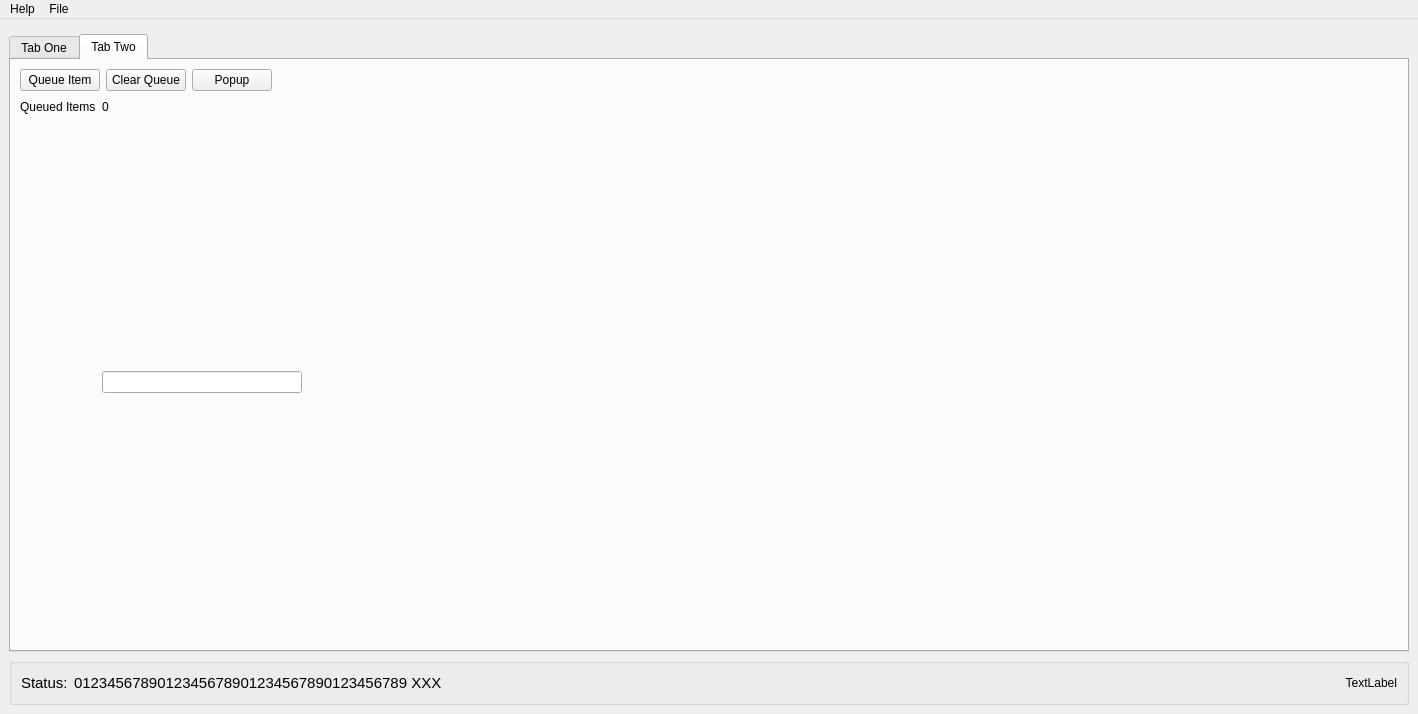
<?xml version="1.0" encoding="UTF-8"?>
<ui version="4.0">
 <class>MainWindow</class>
 <widget class="QMainWindow" name="MainWindow">
  <property name="geometry">
   <rect>
    <x>0</x>
    <y>0</y>
    <width>1418</width>
    <height>714</height>
   </rect>
  </property>
  <property name="windowTitle">
   <string>MainWindow</string>
  </property>
  <widget class="QWidget" name="centralwidget">
   <layout class="QVBoxLayout" name="verticalLayout_2">
    <item>
     <layout class="QVBoxLayout" name="verticalLayout_base">
      <property name="spacing">
       <number>0</number>
      </property>
      <property name="sizeConstraint">
       <enum>QLayout::SetDefaultConstraint</enum>
      </property>
      <item>
       <layout class="QHBoxLayout" name="horizontalLayout_bottom">
        <property name="spacing">
         <number>6</number>
        </property>
        <property name="topMargin">
         <number>6</number>
        </property>
        <item>
         <widget class="QTabWidget" name="tabWidget">
          <property name="currentIndex">
           <number>1</number>
          </property>
          <widget class="QWidget" name="tab_1">
           <attribute name="title">
            <string>Tab One</string>
           </attribute>
           <layout class="QVBoxLayout" name="verticalLayout_3">
            <item>
             <layout class="QVBoxLayout" name="verticalLayout">
              <item>
               <widget class="QGraphicsView" name="graphicsView"/>
              </item>
              <item>
               <widget class="QGroupBox" name="groupBox_example">
                <property name="title">
                 <string>GroupBox</string>
                </property>
                <layout class="QGridLayout" name="gridLayout_3">
                 <item row="0" column="0">
                  <layout class="QGridLayout" name="gridLayout_2">
                   <item row="0" column="0">
                    <widget class="QLabel" name="label_1">
                     <property name="text">
                      <string>X Pixel:</string>
                     </property>
                    </widget>
                   </item>
                   <item row="0" column="3">
                    <widget class="QLabel" name="label_pixel_y">
                     <property name="minimumSize">
                      <size>
                       <width>100</width>
                       <height>20</height>
                      </size>
                     </property>
                     <property name="text">
                      <string/>
                     </property>
                    </widget>
                   </item>
                   <item row="0" column="2">
                    <widget class="QLabel" name="label_2">
                     <property name="text">
                      <string>Y Pixel:</string>
                     </property>
                    </widget>
                   </item>
                   <item row="0" column="1">
                    <widget class="QLabel" name="label_pixel_x">
                     <property name="minimumSize">
                      <size>
                       <width>100</width>
                       <height>20</height>
                      </size>
                     </property>
                     <property name="text">
                      <string/>
                     </property>
                    </widget>
                   </item>
                   <item row="0" column="4">
                    <spacer name="horizontalSpacer">
                     <property name="orientation">
                      <enum>Qt::Horizontal</enum>
                     </property>
                     <property name="sizeHint" stdset="0">
                      <size>
                       <width>40</width>
                       <height>20</height>
                      </size>
                     </property>
                    </spacer>
                   </item>
                  </layout>
                 </item>
                </layout>
               </widget>
              </item>
             </layout>
            </item>
           </layout>
          </widget>
          <widget class="QWidget" name="tab_2">
           <attribute name="title">
            <string>Tab Two</string>
           </attribute>
           <layout class="QVBoxLayout" name="verticalLayout_5">
            <item>
             <layout class="QVBoxLayout" name="verticalLayout_4">
              <item>
               <layout class="QGridLayout" name="gridLayout">
                <item row="0" column="3">
                 <spacer name="horizontalSpacer_3">
                  <property name="orientation">
                   <enum>Qt::Horizontal</enum>
                  </property>
                  <property name="sizeHint" stdset="0">
                   <size>
                    <width>40</width>
                    <height>20</height>
                   </size>
                  </property>
                 </spacer>
                </item>
                <item row="0" column="1">
                 <widget class="QPushButton" name="pushButton_2">
                  <property name="text">
                   <string>Clear Queue</string>
                  </property>
                 </widget>
                </item>
                <item row="0" column="0">
                 <widget class="QPushButton" name="pushButton_1">
                  <property name="text">
                   <string>Queue Item</string>
                  </property>
                 </widget>
                </item>
                <item row="0" column="2">
                 <widget class="QPushButton" name="pushButton_popup">
                  <property name="text">
                   <string>Popup</string>
                  </property>
                 </widget>
                </item>
               </layout>
              </item>
             </layout>
            </item>
            <item>
             <layout class="QGridLayout" name="gridLayout_4">
              <item row="0" column="0">
               <widget class="QLabel" name="label">
                <property name="text">
                 <string>Queued Items</string>
                </property>
               </widget>
              </item>
              <item row="1" column="0">
               <spacer name="verticalSpacer">
                <property name="orientation">
                 <enum>Qt::Vertical</enum>
                </property>
                <property name="sizeHint" stdset="0">
                 <size>
                  <width>20</width>
                  <height>40</height>
                 </size>
                </property>
               </spacer>
              </item>
              <item row="0" column="1">
               <widget class="QLabel" name="label_queue_size">
                <property name="minimumSize">
                 <size>
                  <width>100</width>
                  <height>20</height>
                 </size>
                </property>
                <property name="text">
                 <string>0</string>
                </property>
               </widget>
              </item>
              <item row="0" column="2">
               <spacer name="horizontalSpacer_2">
                <property name="orientation">
                 <enum>Qt::Horizontal</enum>
                </property>
                <property name="sizeHint" stdset="0">
                 <size>
                  <width>40</width>
                  <height>20</height>
                 </size>
                </property>
               </spacer>
              </item>
              <item row="1" column="1">
               <widget class="QLineEdit" name="lineEdit_example">
                <property name="maximumSize">
                 <size>
                  <width>200</width>
                  <height>16777215</height>
                 </size>
                </property>
               </widget>
              </item>
              <item row="1" column="2">
               <layout class="QVBoxLayout" name="verticalLayout_plot_container"/>
              </item>
             </layout>
            </item>
           </layout>
          </widget>
         </widget>
        </item>
       </layout>
      </item>
      <item>
       <layout class="QHBoxLayout" name="horizontalLayout">
        <property name="topMargin">
         <number>6</number>
        </property>
        <item>
         <widget class="QGroupBox" name="groupBox_statusBar">
          <property name="title">
           <string/>
          </property>
          <layout class="QGridLayout" name="gridLayout_15">
           <item row="0" column="0">
            <layout class="QGridLayout" name="gridLayout_14">
             <item row="0" column="9">
              <widget class="QLabel" name="label_system_time">
               <property name="minimumSize">
                <size>
                 <width>250</width>
                 <height>0</height>
                </size>
               </property>
               <property name="maximumSize">
                <size>
                 <width>250</width>
                 <height>16777215</height>
                </size>
               </property>
               <property name="text">
                <string>TextLabel</string>
               </property>
               <property name="alignment">
                <set>Qt::AlignRight|Qt::AlignTrailing|Qt::AlignVCenter</set>
               </property>
              </widget>
             </item>
             <item row="0" column="8">
              <spacer name="horizontalSpacer_5">
               <property name="orientation">
                <enum>Qt::Horizontal</enum>
               </property>
               <property name="sizeHint" stdset="0">
                <size>
                 <width>40</width>
                 <height>20</height>
                </size>
               </property>
              </spacer>
             </item>
             <item row="0" column="0">
              <widget class="QLabel" name="label_4">
               <property name="font">
                <font>
                 <pointsize>11</pointsize>
                </font>
               </property>
               <property name="text">
                <string>Status:</string>
               </property>
              </widget>
             </item>
             <item row="0" column="1">
              <widget class="QLabel" name="label_status_msg">
               <property name="minimumSize">
                <size>
                 <width>420</width>
                 <height>0</height>
                </size>
               </property>
               <property name="maximumSize">
                <size>
                 <width>420</width>
                 <height>16777215</height>
                </size>
               </property>
               <property name="font">
                <font>
                 <pointsize>11</pointsize>
                </font>
               </property>
               <property name="text">
                <string>0123456789012345678901234567890123456789 XXX </string>
               </property>
              </widget>
             </item>
            </layout>
           </item>
          </layout>
         </widget>
        </item>
       </layout>
      </item>
     </layout>
    </item>
   </layout>
  </widget>
  <widget class="QMenuBar" name="menubar">
   <property name="geometry">
    <rect>
     <x>0</x>
     <y>0</y>
     <width>1418</width>
     <height>20</height>
    </rect>
   </property>
   <widget class="QMenu" name="menuHelp">
    <property name="title">
     <string>Help</string>
    </property>
    <widget class="QMenu" name="menuDebugging">
     <property name="title">
      <string>Debugging</string>
     </property>
     <addaction name="action_pv_list"/>
     <addaction name="action_var_list"/>
    </widget>
    <addaction name="action_about"/>
    <addaction name="menuDebugging"/>
   </widget>
   <widget class="QMenu" name="menuSetup">
    <property name="title">
     <string>File</string>
    </property>
   </widget>
   <addaction name="menuHelp"/>
   <addaction name="menuSetup"/>
  </widget>
  <action name="action_about">
   <property name="text">
    <string>About</string>
   </property>
  </action>
  <action name="action_pv_list">
   <property name="text">
    <string>PV List</string>
   </property>
  </action>
  <action name="action_var_list">
   <property name="text">
    <string>VAR List</string>
   </property>
  </action>
  <action name="action_toggle_viewport">
   <property name="text">
    <string>Toggle View Port Frame</string>
   </property>
  </action>
  <action name="action_toggle_label_frames">
   <property name="text">
    <string>Toggle Label Frames</string>
   </property>
  </action>
  <action name="action_toggle_click_regions">
   <property name="text">
    <string>Toggle Click Regions</string>
   </property>
  </action>
  <action name="action_random_lines_draw">
   <property name="text">
    <string>Random Lines Draw</string>
   </property>
  </action>
  <action name="action_random_lines_erase">
   <property name="text">
    <string>Random Lines Erase</string>
   </property>
  </action>
  <action name="action_beam_render_test">
   <property name="text">
    <string>Beam Render Test</string>
   </property>
  </action>
  <action name="action_beam_erase">
   <property name="text">
    <string>Beam Erase</string>
   </property>
  </action>
  <action name="action_monitor_callbacks">
   <property name="text">
    <string>Monitor Callbacks</string>
   </property>
  </action>
  <action name="action_config">
   <property name="text">
    <string>Configuration</string>
   </property>
  </action>
  <action name="action_camera_positioner_test">
   <property name="text">
    <string>Camera Positioner Test</string>
   </property>
  </action>
  <action name="action_camera_positioner_erase">
   <property name="text">
    <string>Camera Positioner Erase</string>
   </property>
  </action>
  <action name="action_camera_positioner_ping">
   <property name="text">
    <string>Camera Positioner Ping</string>
   </property>
  </action>
  <action name="action_beam_ping">
   <property name="text">
    <string>Beam Ping</string>
   </property>
  </action>
  <action name="action_optics_table_ping">
   <property name="text">
    <string>Optics Table Ping</string>
   </property>
  </action>
 </widget>
 <resources/>
 <connections/>
</ui>
